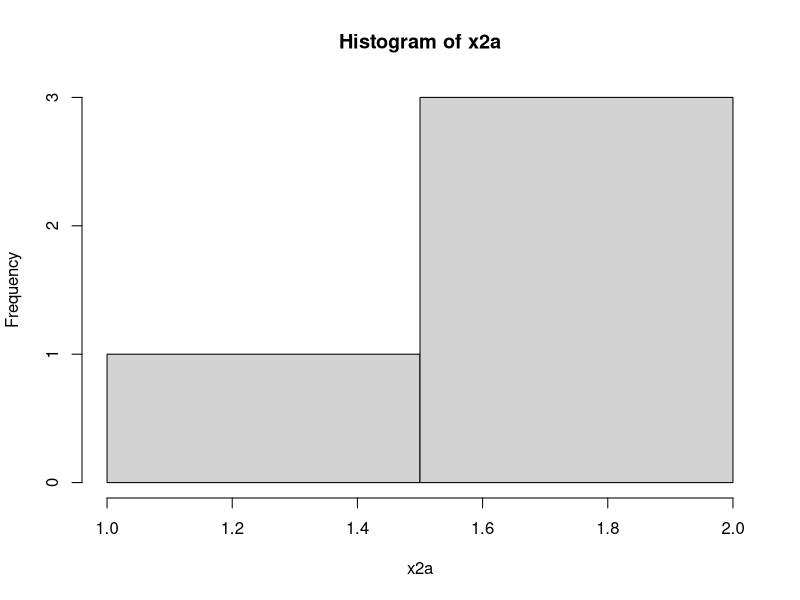
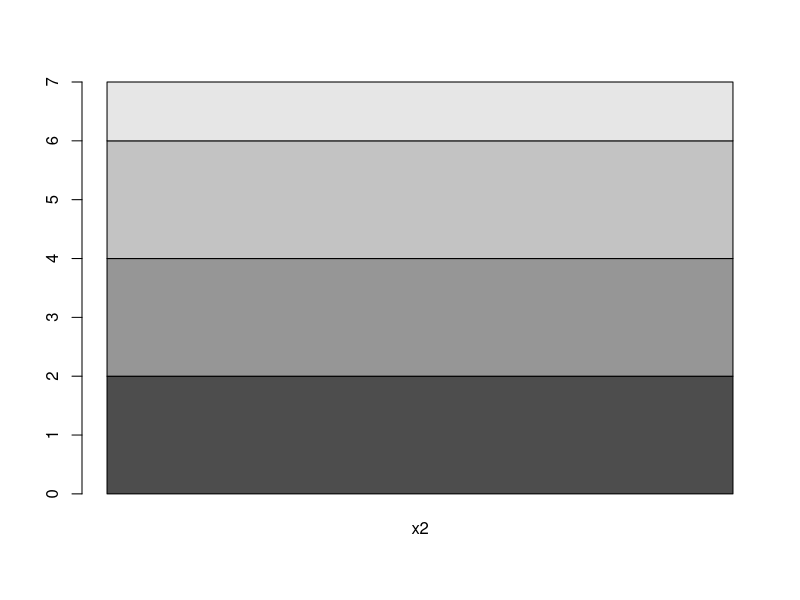
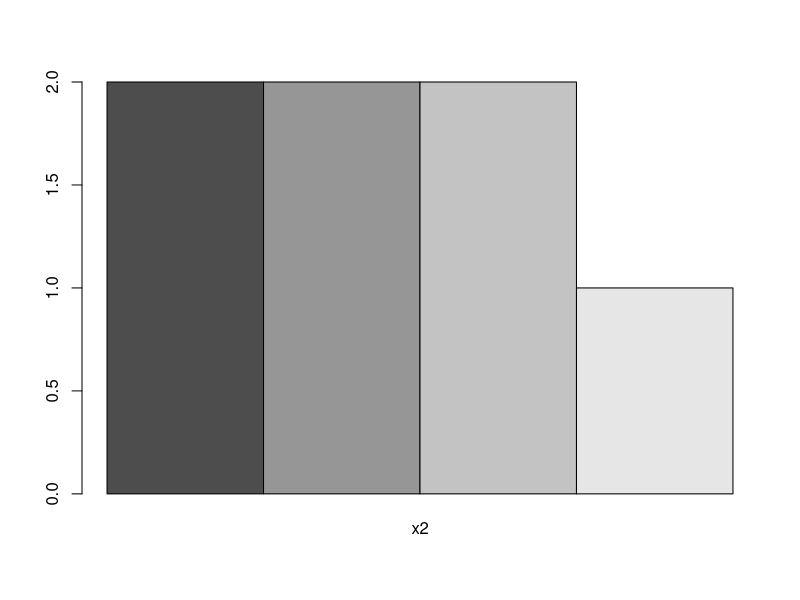
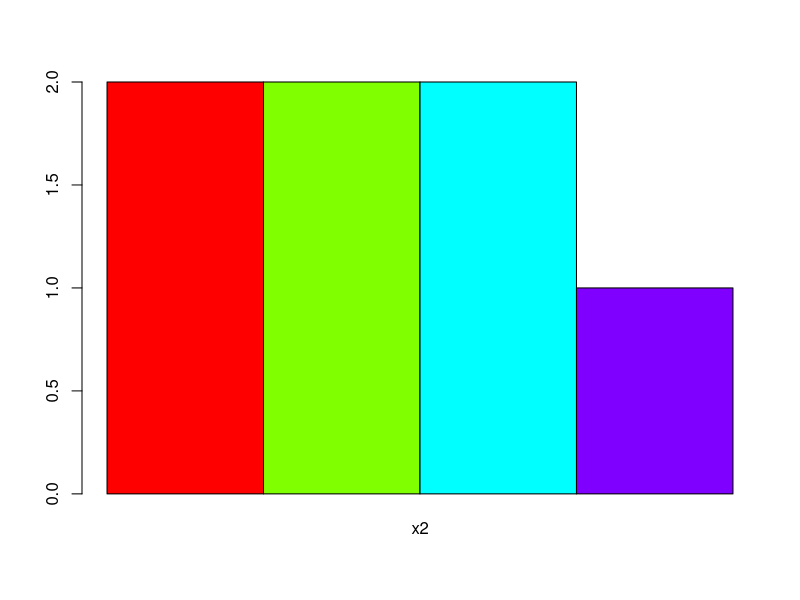
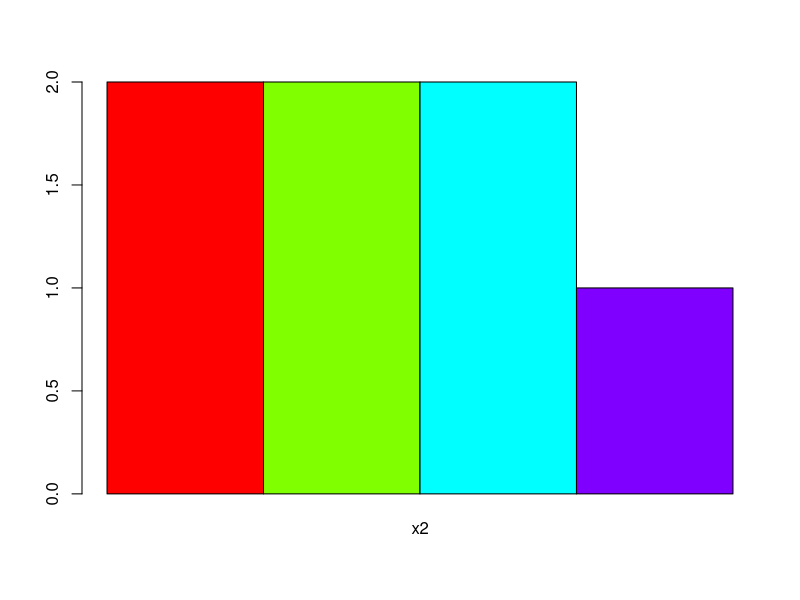
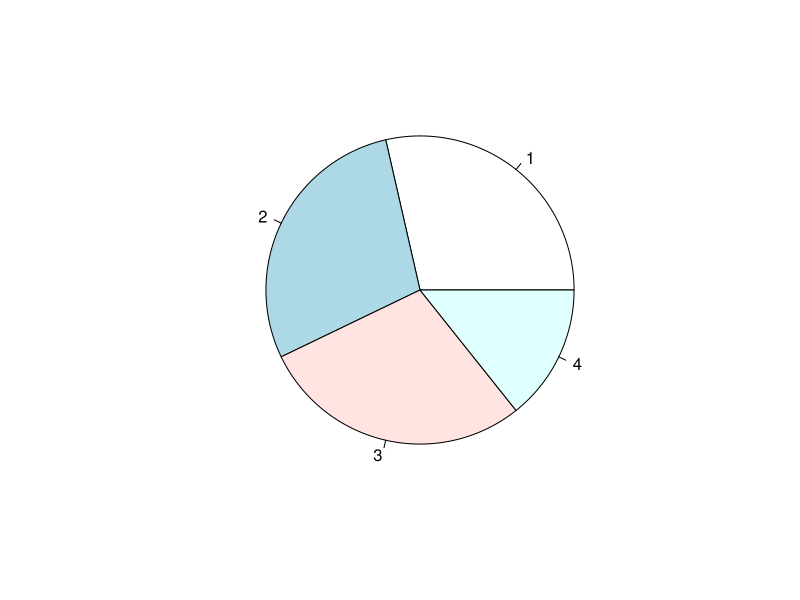
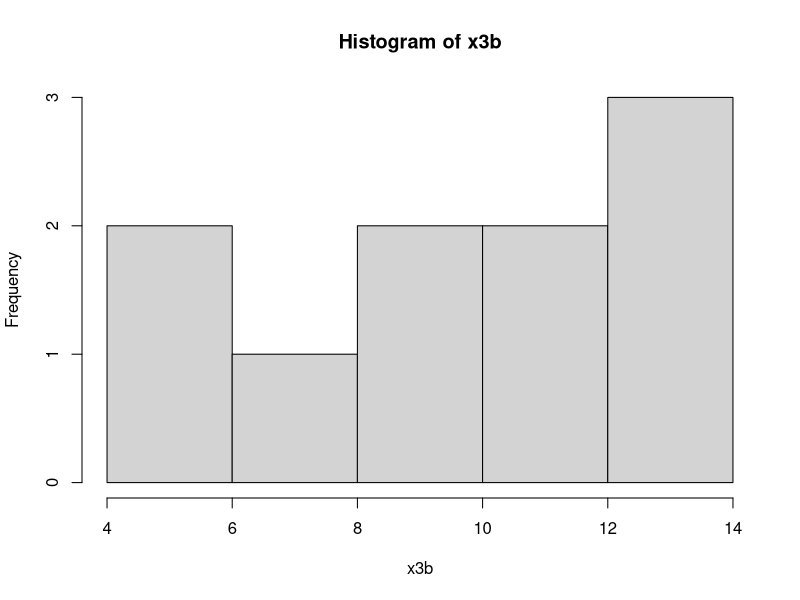
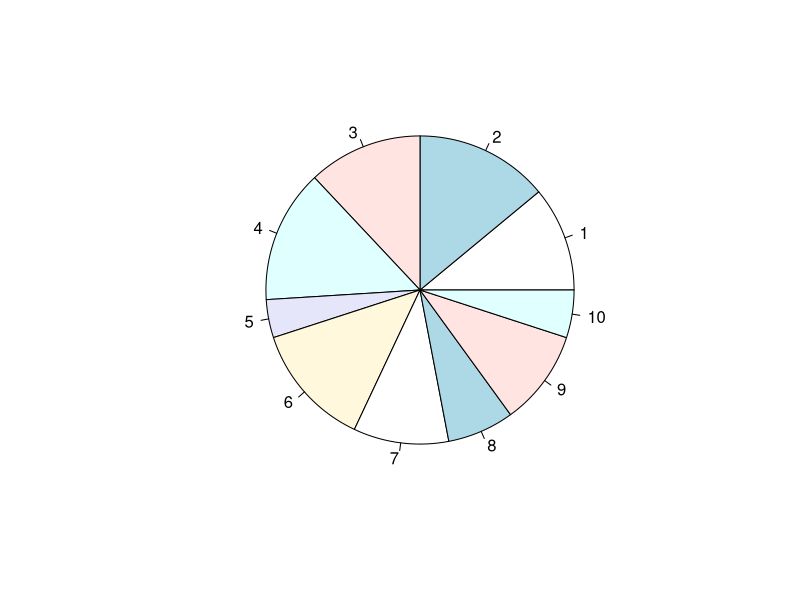

Here is the R script that generated these plots, in order:
# Frequency Distribution

#Discrete Cat Data
(attend = c('A','P','P','A','P','A'))
table(attend)
cbind(table(attend))  # A & P on left side

#Discrete Numeric Data

color=c('Blue','Green','Magenta','Green','Black','Blue','Black')
(x2 = table(color))
(x2a = cbind(x2))
hist(x2a)  # not relevant 
barplot(x2a)  # not good
barplot(x2a, beside=T)  # Better
unique(color) ; length(unique(color))
barplot(x2a, beside=T, col=rainbow(length(unique(color))))
barplot(x2a, beside=T, col=rainbow(length(unique(color))))
pie(x2a)

#Continuous Data 
set.seed(1234)
x3 = runif(100,0,150)  # 0 to 150 marks range, 100 values 
x3
x3 = ceiling(x3)  #round to higher value
x3
range(x3)
# Divide range into step of 15 ie 10 levels
breaks = seq(0,150,by=15)
breaks
length(breaks)
x3
#x3[1] = 60; x3[2] = 75
x3.cut = cut(x3, breaks)
x3.cut
table(x3.cut)
cbind(table(x3.cut))  #see it vertically

#give intervals a character values a, b..
(x3.cut = cut(x3, breaks, labels=letters[1:10]))
#(x3.cut = cut(x3, breaks, labels=letters[1:length(breaks)-1]))
x3.cut

(x3a = table(x3.cut))
(x3b = cbind(x3a))

#plot these freq Table: which is better
hist(x3b)
pie(x3b)
barplot(x3b, beside=T)
barplot(x3b, beside=T, names.arg =rownames(x3b))
plot(x3b)

?cut
# and so..on like previous eg

